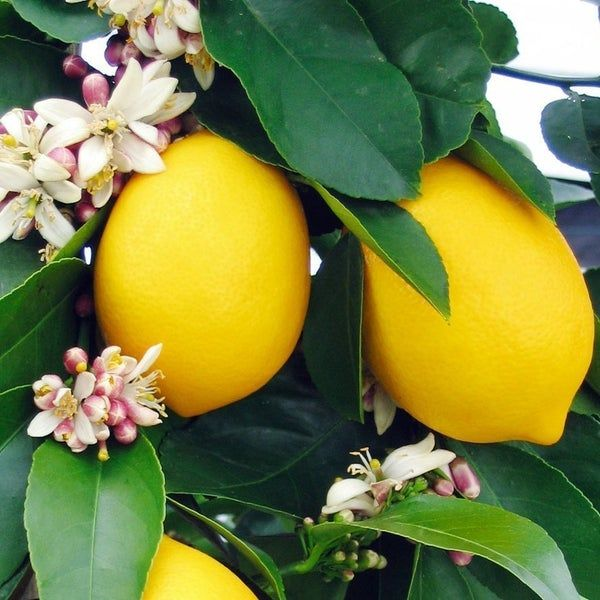
#> input picture Meyer.jpg, 600 x 600 px, given in place of the camera
$ python morph_on_ImgProcessing_gradient.py
#> lines starting #> are read from the running program, lines starting #| are printed output that depends on the picture; after the words box and inside, x2 and y2 are one past the last pixel; in counts of white or black regions, pixels touching at a corner belong together
# Morphological Operations in Image Processing (Gradient

# Gradient : used for generating the outline of the image.
# 2 types of gradients : internal & external gradient.

# Internal gradient enhances the internal boundaries of objects brighter than their background.
# External boundaries of objects darker than their background.
# For binary images, the internal gradient generates a mask of the internal boundaries of the foreground image objects.

import cv2
import numpy as np

# return video from the first webcam on your computer.
screenRead = cv2.VideoCapture(0)

# loop runs if capturing has been initialized.
while (1):
    # reads frames from a camera
    _, image = screenRead.read()
#> image is the input picture: shape (600, 600, 3); mean B, G, R 64.8, 129.7, 121.7

    # Converts to HSV color space, OCV reads colors as BGR frame is converted to hsv
    hsv = cv2.cvtColor(image, cv2.COLOR_BGR2HSV)
#> hsv: shape (600, 600, 3); mean H, S, V 53.4, 149.2, 143.2

    # defining the range of masking
    blue1 = np.array([110, 50, 50])
    blue2 = np.array([130, 255, 255])

    # initializing the mask to be
    # convoluted over input image
    mask = cv2.inRange(hsv, blue1, blue2)
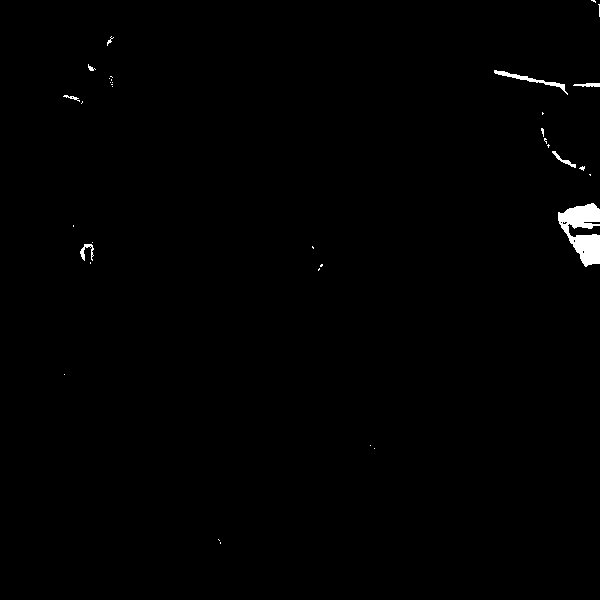
#> mask: shape (600, 600); 0.64% white; 35 white regions (27 under 20 px), largest, box (x1, y1, x2, y2) and area: (558, 203, 600, 267) 1555, (494, 70, 568, 95) 283, (80, 244, 94, 261) 97

    # passing the bitwise_and over each pixel convoluted
    res = cv2.bitwise_and(image, image, mask=mask)

    # kernel i.e. Structuring element
    kernel = np.ones((5, 5), np.uint8)

    # defining the gradient function over the image and structuring element
    gradient = cv2.morphologyEx(mask, cv2.MORPH_GRADIENT, kernel)
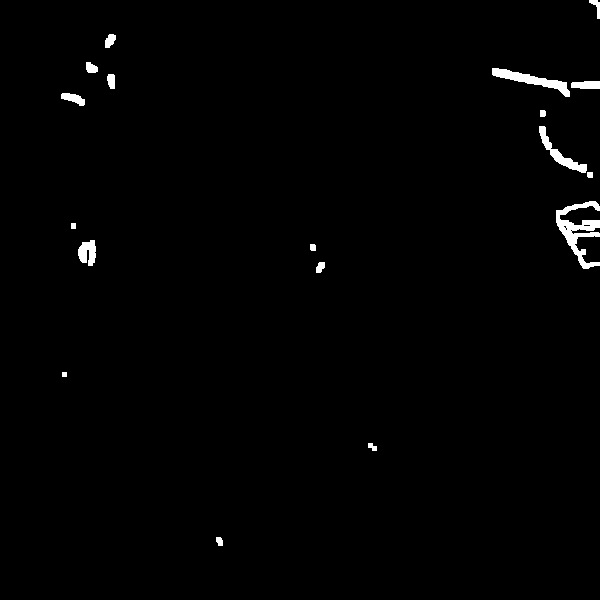
#> gradient: shape (600, 600); 1.1% white; 18 white regions, largest, box (x1, y1, x2, y2) and area: (556, 201, 600, 269) 1132, (492, 68, 570, 97) 696, (539, 126, 587, 173) 510

    cv2.imshow('Gradient', gradient)

    # Wait for 'a' key to stop the program
    if cv2.waitKey(1) & 0xFF == ord('a'):
#> (key Esc is pressed here)
        break

# De-allocate any associated memory usage
cv2.destroyAllWindows()

# Close the window / Release webcam
screenRead.release()


# output image frame shows the outline generated over the blue
